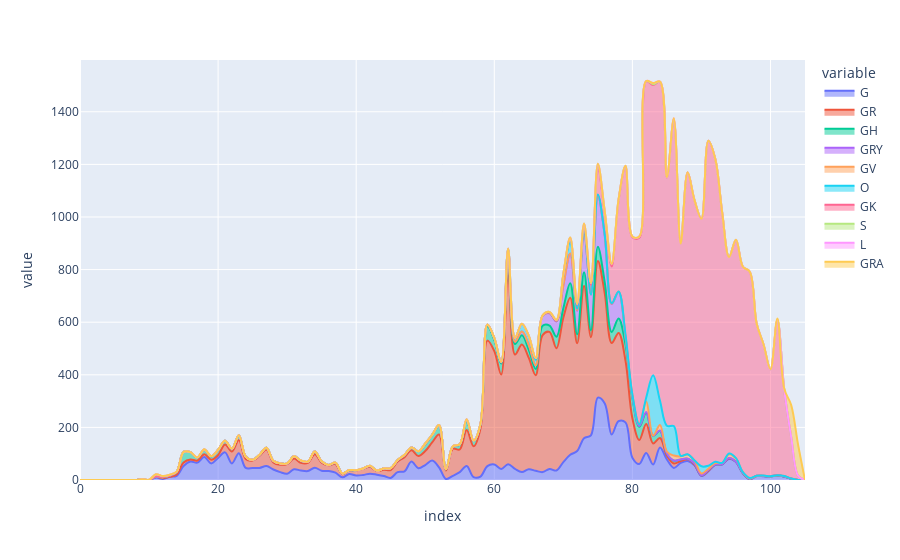

Notebook cell for this chart:
### Markdown cell above
# Results **display**

### Code cell
fig = px.area(clado,line_shape="spline") # Clade
fig.show()

### Figure 1 — Plotly figure (JSON) as saved in the notebook; plotly's stock layout.template omitted (floating-point values rounded to 4 significant figures)
{"data": [{"hovertemplate": "variable=G<br>index=%{x}<br>value=%{y}<extra></extra>", "legendgroup": "G", "line": {"color": "#636efa", "shape": "spline"}, "marker": {"symbol": "circle"}, "mode": "lines", "name": "G", "orientation": "v", "showlegend": true, "stackgroup": "1", "type": "scatter", "x": [0, 1, 2, 3, 4, 5, 6, 7, 8, 9, 10, 11, 12, 13, 14, 15, 16, 17, 18, 19, 20, 21, 22, 23, 24, 25, 26, 27, 28, 29, 30, 31, 32, 33, 34, 35, 36, 37, 38, 39, 40, 41, 42, 43, 44, 45, 46, 47, 48, 49, 50, 51, 52, 53, 54, 55, 56, 57, 58, 59, 60, 61, 62, 63, 64, 65, 66, 67, 68, 69, 70, 71, 72, 73, 74, 75, 76, 77, 78, 79, 80, 81, 82, 83, 84, 85, 86, 87, 88, 89, 90, 91, 92, 93, 94, 95, 96, 97, 98, 99, 100, 101, 102, 103, 104, 105], "xaxis": "x", "y": [0, 0, 0, 0, 0, 0, 0, 0, 0, 0, 0, 9, 4, 12, 16, 53, 70, 66, 87, 63, 84, 105, 63, 102, 46, 46, 46, 53, 40, 30, 24, 41, 36, 34, 47, 35, 34, 28, 10, 23, 17, 19, 24, 20, 15, 8, 30, 33, 70, 45, 57, 74, 48, 4, 16, 30, 53, 11, 13, 53, 59, 42, 60, 42, 30, 41, 35, 30, 42, 36, 68, 96, 110, 159, 170, 313, 291, 173, 224, 219, 85, 61, 103, 59, 124, 78, 46, 65, 72, 56, 15, 33, 58, 60, 81, 69, 26, 3, 15, 14, 13, 17, 13, 5, 0, 0], "yaxis": "y"}, {"hovertemplate": "variable=GR<br>index=%{x}<br>value=%{y}<extra></extra>", "legendgroup": "GR", "line": {"color": "#EF553B", "shape": "spline"}, "marker": {"symbol": "circle"}, "mode": "lines", "name": "GR", "orientation": "v", "showlegend": true, "stackgroup": "1", "type": "scatter", "x": [0, 1, 2, 3, 4, 5, 6, 7, 8, 9, 10, 11, 12, 13, 14, 15, 16, 17, 18, 19, 20, 21, 22, 23, 24, 25, 26, 27, 28, 29, 30, 31, 32, 33, 34, 35, 36, 37, 38, 39, 40, 41, 42, 43, 44, 45, 46, 47, 48, 49, 50, 51, 52, 53, 54, 55, 56, 57, 58, 59, 60, 61, 62, 63, 64, 65, 66, 67, 68, 69, 70, 71, 72, 73, 74, 75, 76, 77, 78, 79, 80, 81, 82, 83, 84, 85, 86, 87, 88, 89, 90, 91, 92, 93, 94, 95, 96, 97, 98, 99, 100, 101, 102, 103, 104, 105], "xaxis": "x", "y": [0, 0, 0, 0, 0, 0, 0, 0, 0, 3, 0, 3, 3, 0, 5, 14, 8, 8, 11, 14, 11, 30, 45, 50, 34, 28, 46, 63, 27, 28, 37, 41, 29, 31, 51, 31, 22, 33, 12, 14, 19, 24, 26, 14, 24, 30, 40, 54, 43, 46, 53, 69, 125, 32, 103, 86, 137, 117, 183, 477, 431, 359, 746, 435, 485, 423, 363, 521, 521, 465, 549, 597, 410, 579, 373, 520, 419, 348, 335, 235, 150, 91, 110, 80, 36, 14, 17, 7, 7, 2, 2, 1, 1, 0, 1, 0, 0, 1, 0, 1, 1, 0, 0, 0, 0, 0], "yaxis": "y"}, {"hovertemplate": "variable=GH<br>index=%{x}<br>value=%{y}<extra></extra>", "legendgroup": "GH", "line": {"color": "#00cc96", "shape": "spline"}, "marker": {"symbol": "circle"}, "mode": "lines", "name": "GH", "orientation": "v", "showlegend": true, "stackgroup": "1", "type": "scatter", "x": [0, 1, 2, 3, 4, 5, 6, 7, 8, 9, 10, 11, 12, 13, 14, 15, 16, 17, 18, 19, 20, 21, 22, 23, 24, 25, 26, 27, 28, 29, 30, 31, 32, 33, 34, 35, 36, 37, 38, 39, 40, 41, 42, 43, 44, 45, 46, 47, 48, 49, 50, 51, 52, 53, 54, 55, 56, 57, 58, 59, 60, 61, 62, 63, 64, 65, 66, 67, 68, 69, 70, 71, 72, 73, 74, 75, 76, 77, 78, 79, 80, 81, 82, 83, 84, 85, 86, 87, 88, 89, 90, 91, 92, 93, 94, 95, 96, 97, 98, 99, 100, 101, 102, 103, 104, 105], "xaxis": "x", "y": [0, 0, 0, 0, 0, 0, 0, 0, 0, 0, 0, 1, 3, 5, 10, 40, 28, 12, 17, 13, 19, 14, 11, 17, 9, 3, 4, 7, 6, 5, 1, 8, 8, 5, 10, 5, 1, 4, 3, 0, 1, 1, 3, 2, 5, 7, 5, 8, 11, 18, 26, 29, 33, 4, 9, 18, 34, 20, 15, 55, 43, 42, 58, 40, 35, 31, 24, 35, 24, 44, 36, 55, 34, 52, 26, 54, 41, 42, 55, 62, 77, 50, 43, 29, 27, 8, 11, 6, 2, 4, 1, 4, 0, 0, 2, 0, 0, 0, 1, 0, 0, 1, 0, 0, 0, 0], "yaxis": "y"}, {"hovertemplate": "variable=GRY<br>index=%{x}<br>value=%{y}<extra></extra>", "legendgroup": "GRY", "line": {"color": "#ab63fa", "shape": "spline"}, "marker": {"symbol": "circle"}, "mode": "lines", "name": "GRY", "orientation": "v", "showlegend": true, "stackgroup": "1", "type": "scatter", "x": [0, 1, 2, 3, 4, 5, 6, 7, 8, 9, 10, 11, 12, 13, 14, 15, 16, 17, 18, 19, 20, 21, 22, 23, 24, 25, 26, 27, 28, 29, 30, 31, 32, 33, 34, 35, 36, 37, 38, 39, 40, 41, 42, 43, 44, 45, 46, 47, 48, 49, 50, 51, 52, 53, 54, 55, 56, 57, 58, 59, 60, 61, 62, 63, 64, 65, 66, 67, 68, 69, 70, 71, 72, 73, 74, 75, 76, 77, 78, 79, 80, 81, 82, 83, 84, 85, 86, 87, 88, 89, 90, 91, 92, 93, 94, 95, 96, 97, 98, 99, 100, 101, 102, 103, 104, 105], "xaxis": "x", "y": [0, 0, 0, 0, 0, 0, 0, 0, 0, 0, 0, 0, 0, 0, 0, 0, 0, 0, 0, 0, 0, 0, 0, 0, 0, 0, 0, 0, 0, 0, 0, 0, 0, 0, 0, 0, 0, 0, 0, 0, 0, 0, 0, 0, 0, 0, 0, 0, 0, 0, 0, 0, 0, 1, 0, 1, 4, 1, 1, 5, 6, 4, 12, 9, 15, 18, 14, 38, 47, 58, 87, 113, 89, 155, 136, 194, 177, 106, 101, 25, 5, 3, 3, 0, 1, 1, 0, 0, 0, 0, 0, 0, 0, 0, 0, 0, 0, 0, 0, 0, 0, 0, 0, 0, 0, 0], "yaxis": "y"}, {"hovertemplate": "variable=GV<br>index=%{x}<br>value=%{y}<extra></extra>", "legendgroup": "GV", "line": {"color": "#FFA15A", "shape": "spline"}, "marker": {"symbol": "circle"}, "mode": "lines", "name": "GV", "orientation": "v", "showlegend": true, "stackgroup": "1", "type": "scatter", "x": [0, 1, 2, 3, 4, 5, 6, 7, 8, 9, 10, 11, 12, 13, 14, 15, 16, 17, 18, 19, 20, 21, 22, 23, 24, 25, 26, 27, 28, 29, 30, 31, 32, 33, 34, 35, 36, 37, 38, 39, 40, 41, 42, 43, 44, 45, 46, 47, 48, 49, 50, 51, 52, 53, 54, 55, 56, 57, 58, 59, 60, 61, 62, 63, 64, 65, 66, 67, 68, 69, 70, 71, 72, 73, 74, 75, 76, 77, 78, 79, 80, 81, 82, 83, 84, 85, 86, 87, 88, 89, 90, 91, 92, 93, 94, 95, 96, 97, 98, 99, 100, 101, 102, 103, 104, 105], "xaxis": "x", "y": [0, 0, 0, 0, 0, 0, 0, 0, 0, 0, 0, 0, 0, 0, 0, 0, 0, 0, 0, 0, 1, 0, 0, 1, 0, 0, 0, 0, 0, 0, 1, 0, 0, 0, 0, 0, 0, 0, 0, 0, 0, 0, 0, 0, 0, 0, 1, 0, 0, 0, 0, 0, 1, 0, 0, 1, 0, 0, 0, 1, 0, 1, 1, 0, 0, 0, 0, 0, 0, 1, 0, 0, 2, 1, 0, 2, 4, 1, 2, 5, 7, 7, 39, 1, 21, 7, 19, 12, 16, 12, 7, 5, 5, 5, 14, 13, 4, 2, 0, 2, 0, 0, 2, 1, 0, 0], "yaxis": "y"}, {"hovertemplate": "variable=O<br>index=%{x}<br>value=%{y}<extra></extra>", "legendgroup": "O", "line": {"color": "#19d3f3", "shape": "spline"}, "marker": {"symbol": "circle"}, "mode": "lines", "name": "O", "orientation": "v", "showlegend": true, "stackgroup": "1", "type": "scatter", "x": [0, 1, 2, 3, 4, 5, 6, 7, 8, 9, 10, 11, 12, 13, 14, 15, 16, 17, 18, 19, 20, 21, 22, 23, 24, 25, 26, 27, 28, 29, 30, 31, 32, 33, 34, 35, 36, 37, 38, 39, 40, 41, 42, 43, 44, 45, 46, 47, 48, 49, 50, 51, 52, 53, 54, 55, 56, 57, 58, 59, 60, 61, 62, 63, 64, 65, 66, 67, 68, 69, 70, 71, 72, 73, 74, 75, 76, 77, 78, 79, 80, 81, 82, 83, 84, 85, 86, 87, 88, 89, 90, 91, 92, 93, 94, 95, 96, 97, 98, 99, 100, 101, 102, 103, 104, 105], "xaxis": "x", "y": [0, 0, 0, 0, 0, 0, 0, 0, 0, 0, 0, 0, 1, 0, 0, 0, 0, 0, 0, 0, 0, 0, 0, 0, 0, 0, 0, 0, 0, 0, 0, 0, 0, 0, 0, 0, 0, 1, 0, 0, 0, 0, 1, 0, 0, 0, 0, 1, 0, 0, 3, 0, 2, 0, 0, 0, 1, 0, 1, 0, 0, 0, 2, 14, 28, 33, 21, 1, 2, 0, 39, 45, 6, 3, 0, 2, 0, 2, 0, 8, 0, 0, 15, 229, 92, 98, 112, 2, 1, 0, 27, 11, 5, 0, 3, 1, 0, 2, 0, 0, 0, 0, 0, 0, 0, 0], "yaxis": "y"}, {"hovertemplate": "variable=GK<br>index=%{x}<br>value=%{y}<extra></extra>", "legendgroup": "GK", "line": {"color": "#FF6692", "shape": "spline"}, "marker": {"symbol": "circle"}, "mode": "lines", "name": "GK", "orientation": "v", "showlegend": true, "stackgroup": "1", "type": "scatter", "x": [0, 1, 2, 3, 4, 5, 6, 7, 8, 9, 10, 11, 12, 13, 14, 15, 16, 17, 18, 19, 20, 21, 22, 23, 24, 25, 26, 27, 28, 29, 30, 31, 32, 33, 34, 35, 36, 37, 38, 39, 40, 41, 42, 43, 44, 45, 46, 47, 48, 49, 50, 51, 52, 53, 54, 55, 56, 57, 58, 59, 60, 61, 62, 63, 64, 65, 66, 67, 68, 69, 70, 71, 72, 73, 74, 75, 76, 77, 78, 79, 80, 81, 82, 83, 84, 85, 86, 87, 88, 89, 90, 91, 92, 93, 94, 95, 96, 97, 98, 99, 100, 101, 102, 103, 104, 105], "xaxis": "x", "y": [0, 0, 0, 0, 0, 0, 0, 0, 0, 0, 0, 0, 0, 0, 0, 0, 0, 0, 0, 0, 0, 0, 0, 0, 0, 0, 0, 0, 0, 0, 0, 0, 0, 0, 0, 0, 0, 0, 0, 1, 0, 0, 0, 0, 0, 0, 0, 0, 0, 0, 0, 0, 0, 0, 0, 0, 2, 1, 1, 0, 0, 1, 0, 0, 1, 1, 6, 0, 0, 1, 0, 13, 15, 16, 37, 103, 81, 140, 346, 637, 599, 709, 1203, 1104, 1213, 944, 1166, 807, 1072, 989, 941, 1236, 1152, 953, 747, 829, 781, 783, 578, 497, 406, 590, 326, 157, 16, 0], "yaxis": "y"}, {"hovertemplate": "variable=S<br>index=%{x}<br>value=%{y}<extra></extra>", "legendgroup": "S", "line": {"color": "#B6E880", "shape": "spline"}, "marker": {"symbol": "circle"}, "mode": "lines", "name": "S", "orientation": "v", "showlegend": true, "stackgroup": "1", "type": "scatter", "x": [0, 1, 2, 3, 4, 5, 6, 7, 8, 9, 10, 11, 12, 13, 14, 15, 16, 17, 18, 19, 20, 21, 22, 23, 24, 25, 26, 27, 28, 29, 30, 31, 32, 33, 34, 35, 36, 37, 38, 39, 40, 41, 42, 43, 44, 45, 46, 47, 48, 49, 50, 51, 52, 53, 54, 55, 56, 57, 58, 59, 60, 61, 62, 63, 64, 65, 66, 67, 68, 69, 70, 71, 72, 73, 74, 75, 76, 77, 78, 79, 80, 81, 82, 83, 84, 85, 86, 87, 88, 89, 90, 91, 92, 93, 94, 95, 96, 97, 98, 99, 100, 101, 102, 103, 104, 105], "xaxis": "x", "y": [0, 0, 0, 0, 0, 0, 0, 0, 0, 0, 1, 9, 3, 3, 1, 0, 0, 0, 2, 1, 0, 0, 0, 0, 0, 0, 0, 0, 0, 0, 0, 0, 1, 0, 0, 0, 0, 0, 0, 0, 0, 0, 0, 0, 0, 0, 0, 0, 0, 0, 0, 0, 0, 0, 0, 0, 0, 0, 0, 0, 1, 0, 1, 1, 0, 1, 1, 1, 3, 4, 4, 3, 4, 10, 7, 14, 7, 10, 4, 4, 3, 5, 0, 3, 0, 1, 0, 0, 0, 1, 0, 0, 0, 0, 0, 1, 0, 1, 0, 0, 0, 0, 0, 0, 0, 0], "yaxis": "y"}, {"hovertemplate": "variable=L<br>index=%{x}<br>value=%{y}<extra></extra>", "legendgroup": "L", "line": {"color": "#FF97FF", "shape": "spline"}, "marker": {"symbol": "circle"}, "mode": "lines", "name": "L", "orientation": "v", "showlegend": true, "stackgroup": "1", "type": "scatter", "x": [0, 1, 2, 3, 4, 5, 6, 7, 8, 9, 10, 11, 12, 13, 14, 15, 16, 17, 18, 19, 20, 21, 22, 23, 24, 25, 26, 27, 28, 29, 30, 31, 32, 33, 34, 35, 36, 37, 38, 39, 40, 41, 42, 43, 44, 45, 46, 47, 48, 49, 50, 51, 52, 53, 54, 55, 56, 57, 58, 59, 60, 61, 62, 63, 64, 65, 66, 67, 68, 69, 70, 71, 72, 73, 74, 75, 76, 77, 78, 79, 80, 81, 82, 83, 84, 85, 86, 87, 88, 89, 90, 91, 92, 93, 94, 95, 96, 97, 98, 99, 100, 101, 102, 103, 104, 105], "xaxis": "x", "y": [0, 0, 0, 0, 0, 0, 0, 0, 0, 0, 0, 0, 1, 0, 0, 0, 0, 0, 0, 0, 0, 0, 0, 0, 0, 0, 0, 0, 0, 0, 0, 0, 0, 0, 0, 0, 0, 0, 0, 0, 0, 0, 0, 0, 0, 0, 0, 0, 0, 0, 0, 0, 0, 0, 0, 0, 0, 0, 0, 0, 0, 0, 0, 0, 0, 0, 0, 0, 0, 0, 0, 0, 0, 0, 0, 0, 0, 0, 0, 0, 0, 0, 1, 4, 1, 1, 4, 0, 0, 0, 0, 0, 0, 0, 0, 0, 0, 0, 0, 0, 0, 0, 0, 0, 0, 0], "yaxis": "y"}, {"hovertemplate": "variable=GRA<br>index=%{x}<br>value=%{y}<extra></extra>", "legendgroup": "GRA", "line": {"color": "#FECB52", "shape": "spline"}, "marker": {"symbol": "circle"}, "mode": "lines", "name": "GRA", "orientation": "v", "showlegend": true, "stackgroup": "1", "type": "scatter", "x": [0, 1, 2, 3, 4, 5, 6, 7, 8, 9, 10, 11, 12, 13, 14, 15, 16, 17, 18, 19, 20, 21, 22, 23, 24, 25, 26, 27, 28, 29, 30, 31, 32, 33, 34, 35, 36, 37, 38, 39, 40, 41, 42, 43, 44, 45, 46, 47, 48, 49, 50, 51, 52, 53, 54, 55, 56, 57, 58, 59, 60, 61, 62, 63, 64, 65, 66, 67, 68, 69, 70, 71, 72, 73, 74, 75, 76, 77, 78, 79, 80, 81, 82, 83, 84, 85, 86, 87, 88, 89, 90, 91, 92, 93, 94, 95, 96, 97, 98, 99, 100, 101, 102, 103, 104, 105], "xaxis": "x", "y": [0, 0, 0, 0, 0, 0, 0, 0, 0, 0, 0, 0, 0, 0, 0, 0, 0, 0, 0, 0, 0, 0, 0, 0, 0, 0, 0, 0, 0, 0, 0, 0, 0, 0, 0, 0, 0, 0, 0, 0, 0, 0, 0, 0, 0, 0, 0, 0, 0, 0, 0, 0, 0, 0, 0, 0, 0, 0, 0, 0, 0, 0, 0, 0, 0, 0, 0, 0, 0, 0, 0, 0, 0, 0, 0, 0, 0, 0, 0, 0, 0, 0, 0, 0, 0, 0, 0, 0, 0, 0, 0, 0, 0, 0, 0, 0, 0, 0, 0, 1, 1, 6, 6, 122, 118, 0], "yaxis": "y"}], "layout": {"legend": {"title": {"text": "variable"}, "tracegroupgap": 0}, "margin": {"t": 60}, "xaxis": {"anchor": "y", "domain": [0, 1], "title": {"text": "index"}}, "yaxis": {"anchor": "x", "domain": [0, 1], "title": {"text": "value"}}}}
